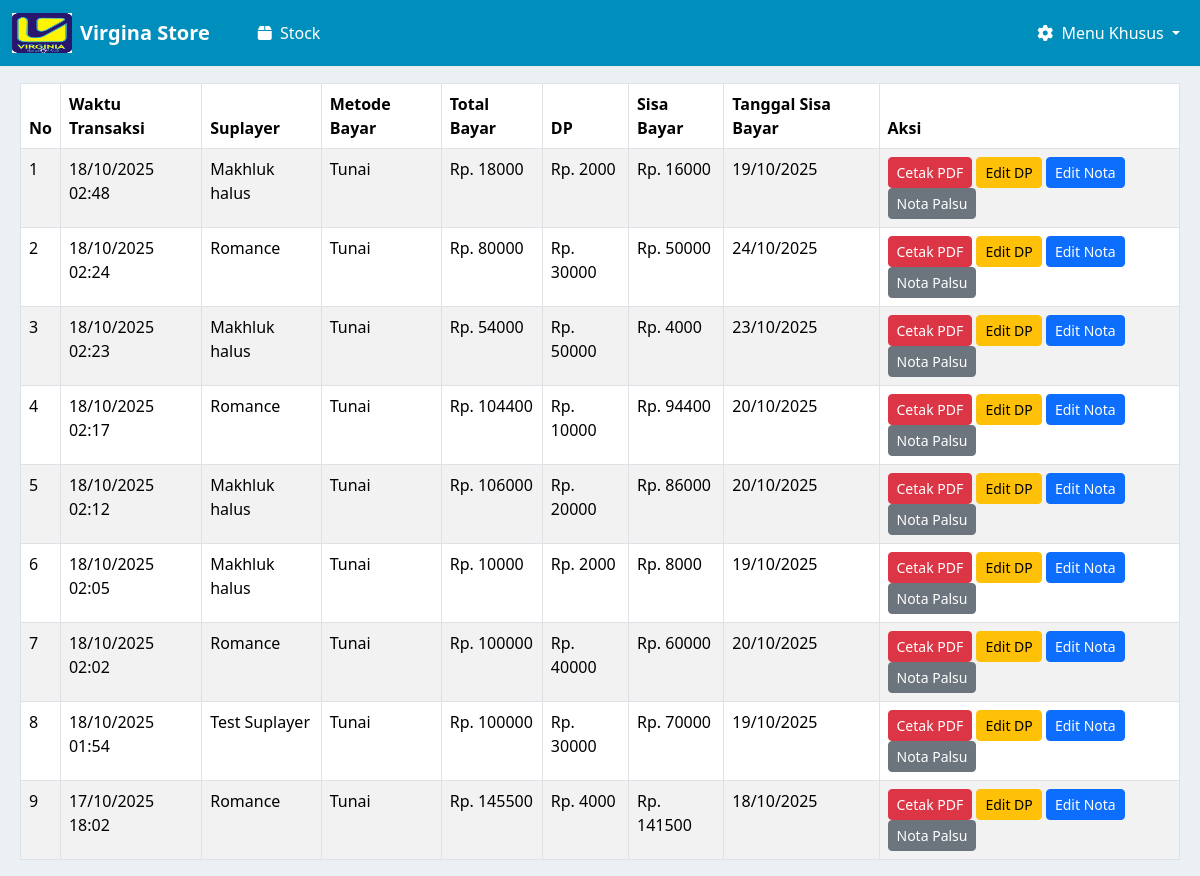
The page /nota_suplayer/cetak_nota_suplayer/ (signed in) on the database as committed earlier.
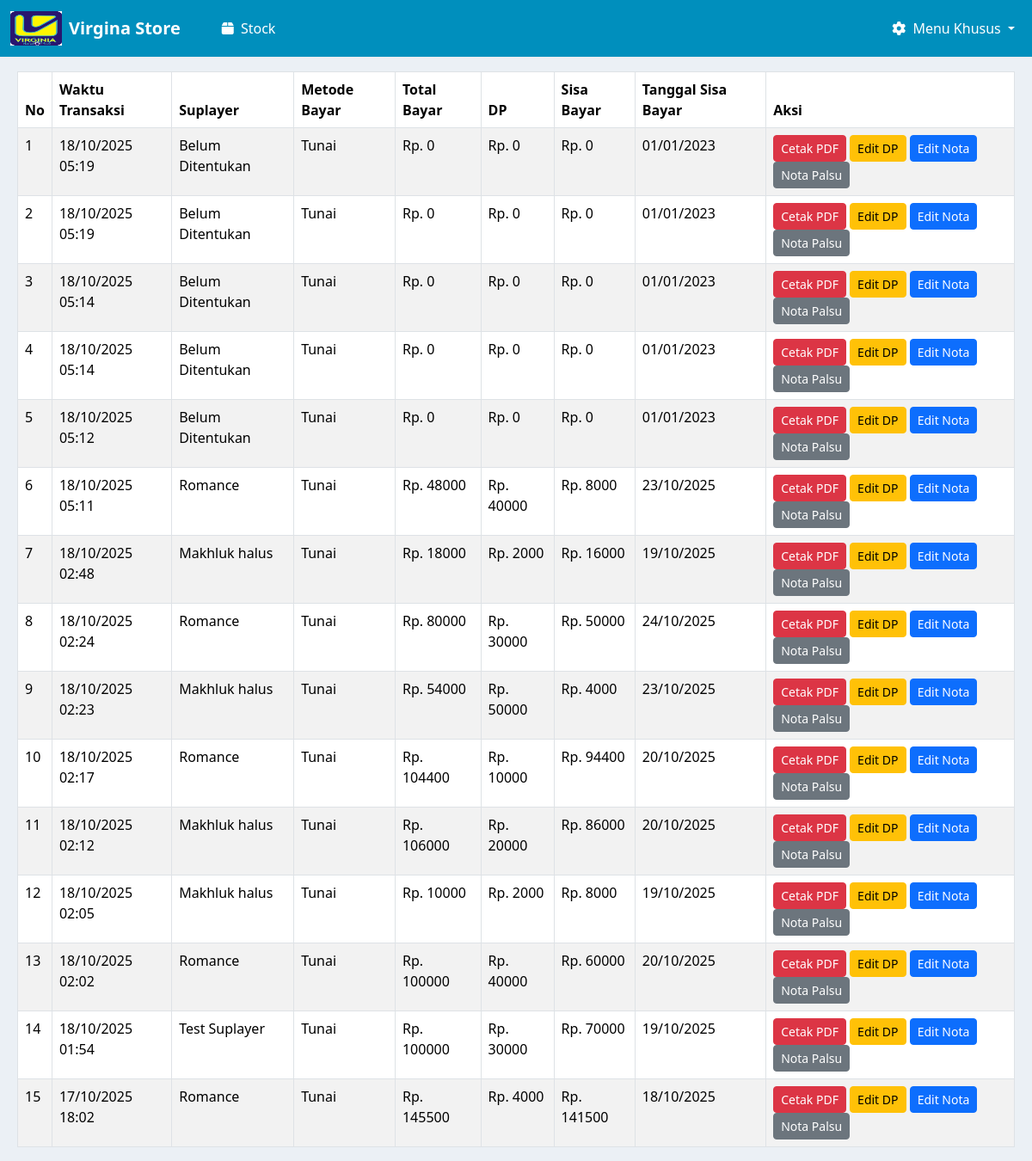
The same page on the database as committed later.
### nota_suplayer/models.py (models this page shows, shortened)
class NotaPayment(models.Model):
    PAYMENT_METHOD_CHOICES = [
        ('tunai', 'Tunai'),
        ('debit', 'Debit'),
    ]
    suplayer = models.ForeignKey(Suplayer, on_delete=models.CASCADE, null=True, blank=True)
    tanggal_sisa_bayar = models.DateField()
    metode_pembayaran = models.CharField(max_length=10, choices=PAYMENT_METHOD_CHOICES)
    total_bayar = models.DecimalField(max_digits=12, decimal_places=2)
    dp = models.DecimalField(max_digits=12, decimal_places=2)
    sisa = models.DecimalField(max_digits=12, decimal_places=2)
    is_temporary = models.BooleanField(default=True)
    created_at = models.DateTimeField(auto_now_add=True)
    class Meta:
        verbose_name = "Nota Payment"
        verbose_name_plural = "Nota Payments"

### kasir/models.py (models this page shows, shortened)
class Suplayer(models.Model):
    nama = models.CharField(max_length=100)
    alamat_suplayer = models.TextField(blank=True, null=True)
    no_telpon_suplayer = models.CharField(max_length=20, blank=True, null=True)
    shipping_agent = models.CharField(max_length=100, blank=True, null=True)

### nota_suplayer/views.py (the view)
# urls.py: path('cetak_nota_suplayer/', views.cetak_nota_kosong, name='cetak-nota-kosong'),
def cetak_nota_kosong(request):
    notas = NotaPayment.objects.all().order_by('-created_at')
    return render(request, 'cetak_nota_kosong_suplayer.html', {'notas': notas})

### nota_suplayer/templates/cetak_nota_kosong_suplayer.html (shortened to what this page needs)
{% extends 'base.html' %}
{% block content %}
<div class="" style="margin-left: 20px; margin-right: 20px;">
    <table class="table table-bordered table-striped mt-3">
        <thead>
            <tr>
                <th>No</th>
                <th>Waktu Transaksi</th>
                <th>Suplayer</th>
                <th>Metode Bayar</th>
                <th>Total Bayar</th>
                <th>DP</th>
                <th>Sisa Bayar</th>
                <th>Tanggal Sisa Bayar</th>
                <th>Aksi</th>
            </tr>
        </thead>
        <tbody>
            {% for nota in notas %}
            <tr data-id="{{ nota.id }}" data-total="{{ nota.total_bayar }}" data-dp="{{ nota.dp }}" data-sisa="{{ nota.sisa }}" data-tanggal="{{ nota.tanggal_sisa_bayar|date:'Y-m-d' }}">
                <td>{{ forloop.counter }}</td>
                <td>{{ nota.created_at|date:"d/m/Y H:i" }}</td>
                <td>{% if nota.suplayer %}{{ nota.suplayer.nama }}{% else %}Belum Ditentukan{% endif %}</td>
                <td>{{ nota.get_metode_pembayaran_display }}</td>
                <td>Rp. {{ nota.total_bayar|floatformat:0 }}</td>
                <td>Rp. {{ nota.dp|floatformat:0 }}</td>
                <td>Rp. {{ nota.sisa|floatformat:0 }}</td>
                <td>{{ nota.tanggal_sisa_bayar|date:"d/m/Y" }}</td>
                <td>
                    <button class="btn btn-sm btn-danger" data-id="{{ nota.id }}" onclick="cetakPdf(this)">Cetak PDF</button>
                    <button class="btn btn-sm btn-warning" data-id="{{ nota.id }}" onclick="editDp(this)">Edit DP</button>
                    <button class="btn btn-sm btn-primary" data-id="{{ nota.id }}" onclick="editNota(this)">Edit Nota</button>
                    <button class="btn btn-sm btn-secondary" data-id="{{ nota.id }}" onclick="notaPalsu(this)">Nota Palsu</button>
                </td>
            </tr>
            {% empty %}
            <tr><td colspan="9" class="text-center">Belum ada data</td></tr>
            {% endfor %}
        </tbody>
    </table>
</div>
{% endblock %}

Rows that differ between the two databases and show on the page:
added NotaPayment: created_at "18/10/2025 05:19", shows "Belum Ditentukan", metode_pembayaran "Tunai", total_bayar "0", dp "0", sisa "0", tanggal_sisa_bayar "01/01/2023"
added NotaPayment: created_at "18/10/2025 05:19", shows "Belum Ditentukan", metode_pembayaran "Tunai", total_bayar "0", dp "0", sisa "0", tanggal_sisa_bayar "01/01/2023"
added NotaPayment: created_at "18/10/2025 05:14", shows "Belum Ditentukan", metode_pembayaran "Tunai", total_bayar "0", dp "0", sisa "0", tanggal_sisa_bayar "01/01/2023"
added NotaPayment: created_at "18/10/2025 05:14", shows "Belum Ditentukan", metode_pembayaran "Tunai", total_bayar "0", dp "0", sisa "0", tanggal_sisa_bayar "01/01/2023"
added NotaPayment: created_at "18/10/2025 05:12", shows "Belum Ditentukan", metode_pembayaran "Tunai", total_bayar "0", dp "0", sisa "0", tanggal_sisa_bayar "01/01/2023"
added NotaPayment: created_at "18/10/2025 05:11", suplayer.nama "Romance", metode_pembayaran "Tunai", total_bayar "48000", dp "40000", sisa "8000", tanggal_sisa_bayar "23/10/2025"
